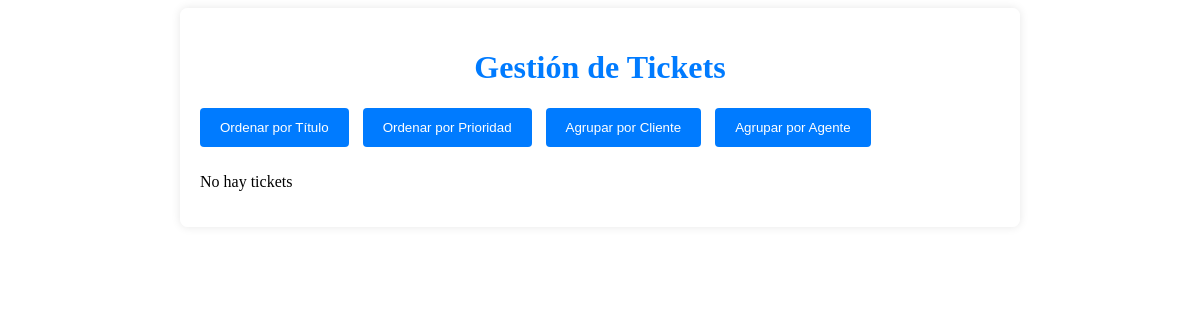
/Tickets/indexAdmin.php, run on an earlier commit of the app's database.
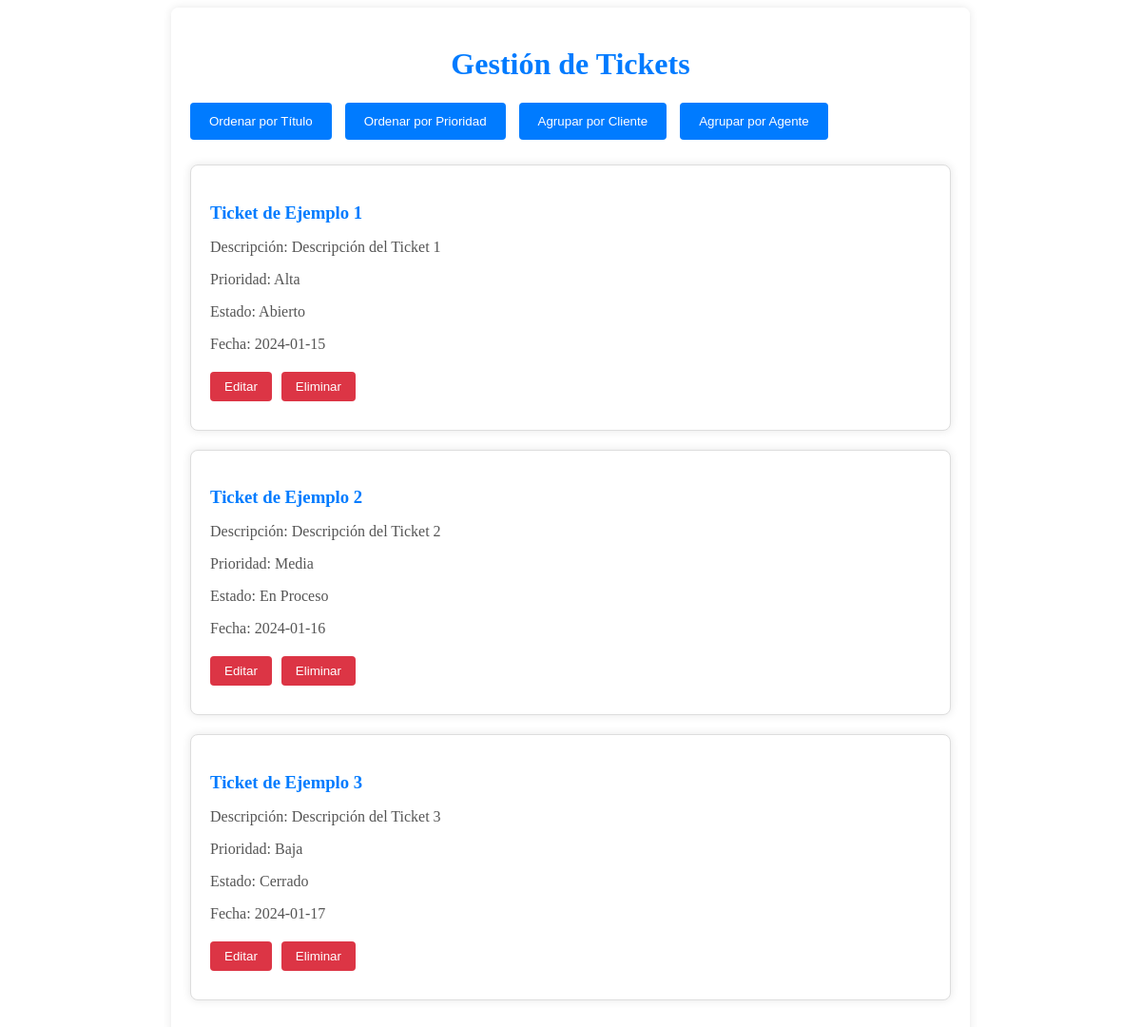
And on a later commit of the database.
### tables this page shows
CREATE TABLE `ticket` (
  `idTicket` int(5) NOT NULL,
  `nombreTicket` varchar(50) NOT NULL,
  `descripcionTicket` text NOT NULL,
  `prioridad` text NOT NULL,
  `estado` text NOT NULL,
  `fk_idCliente` int(8) NOT NULL,
  `fechaRegistro` date NOT NULL DEFAULT current_timestamp()
);

### Tickets/php/utilidad.php (called while the page is built, shortened)
<?php
$servername = "localhost";
$username = "root";
$password = "";
$dbname = "sist_gest_tick_sop";
$conn = new mysqli($servername, $username, $password, $dbname);
function obtenerListaTickets() {
    global $conn;
    $sql = "SELECT * FROM ticket ORDER BY nombreTicket";
    $result = $conn->query($sql);
    $tickets = [];
    if ($result->num_rows > 0) {
        while ($row = $result->fetch_assoc()) {
            $tickets[] = $row;
        }
    }
    return $tickets;
}
?>

### Tickets/indexAdmin.php (the view, shortened to what this page needs)
<!DOCTYPE html>
<html lang="es">
<head>
    <link rel="stylesheet" href="css/style.css">
    <link rel="stylesheet" type="text/css" href="https://cdn.datatables.net/1.11.7/css/jquery.dataTables.css">
</head>
<body style="background-image: url('https://cdn.wallpapersafari.com/71/50/AQRksF.jpg');">
    <div id="tickets-container">
        <h1>Gesti&oacute;n de Tickets</h1>
        <button id="ordenar-titulo">Ordenar por T&iacute;tulo</button>
        <button id="ordenar-prioridad">Ordenar por Prioridad</button>
        <button id="agrupar-cliente">Agrupar por Cliente</button>
        <button id="agrupar-agente">Agrupar por Agente</button>
        <?php
        include 'php/utilidad.php';
        $listaTickets = obtenerListaTickets();
        if (!empty($listaTickets)) {
            echo '<ul id="ticket-list">';
            foreach ($listaTickets as $ticket) {
                echo '<li class="ticket-item">';
                echo '<h3>' . $ticket['nombreTicket'] . '</h3>';
                echo '<p>Descripci&oacute;n: ' . $ticket['descripcionTicket'] . '</p>';
                echo '<p>Prioridad: ' . $ticket['prioridad'] . '</p>';
                echo '<p>Estado: ' . $ticket['estado'] . '</p>';
                echo '<p>Fecha: ' . $ticket['fechaRegistro'] . '</p>';
                echo '<button class="edit-button">Editar</button>';
                echo '<button class="delete-button">Eliminar</button>';
                echo '</li>';
            }
            echo '</ul>';
        } else {
            echo '<p>No hay tickets</p>';
        }
        ?>
    </div>
</body>
</html>

### Tickets/css/style.css (style rules this page uses)
body { font-family: 'Arial', sans-serif; background-color: #f8f9fa; color: #343a40; background-size: cover; background-position: center; background-repeat: no-repeat; }
#tickets-container { max-width: 800px; margin: 0 auto; background-color: rgba(255, 255, 255, 0.9); padding: 20px; border-radius: 8px; box-shadow: 0 0 10px rgba(0, 0, 0, 0.1); }
h1 { color: #007BFF; text-align: center; }
button { background-color: #007BFF; color: #fff; border: none; padding: 10px 15px; cursor: pointer; border-radius: 4px; margin-right: 10px; margin-bottom: 10px; transition: background-color 0.3s ease-in-out; }
button { background-color: #007BFF; color: #fff; border: none; padding: 12px 20px; cursor: pointer; border-radius: 4px; transition: background-color 0.3s ease-in-out; }
#ticket-list { list-style: none; padding: 0; }
.ticket-item { background-color: #fff; border: 1px solid #ddd; border-radius: 8px; margin-bottom: 20px; padding: 20px; box-shadow: 0 0 10px rgba(0, 0, 0, 0.1); transition: box-shadow 0.3s ease-in-out; }
.ticket-item h3 { color: #007BFF; margin-bottom: 10px; }
.ticket-item p { color: #555; margin-bottom: 10px; }
.edit-button, .delete-button { background-color: #dc3545; color: #fff; border: none; padding: 8px 15px; cursor: pointer; border-radius: 4px; margin-top: 10px; transition: background-color 0.3s ease-in-out; }

What changed in the data, as far as the page shows it:
added ticket: nombreTicket "Ticket de Ejemplo 1", descripcionTicket "Descripción del Ticket 1", prioridad "Alta", estado "Abierto", fechaRegistro "2024-01-15"
added ticket: nombreTicket "Ticket de Ejemplo 2", descripcionTicket "Descripción del Ticket 2", prioridad "Media", estado "En Proceso", fechaRegistro "2024-01-16"
added ticket: nombreTicket "Ticket de Ejemplo 3", descripcionTicket "Descripción del Ticket 3", prioridad "Baja", estado "Cerrado", fechaRegistro "2024-01-17"
Also different on the page:
text no longer shown: "No hay tickets"
